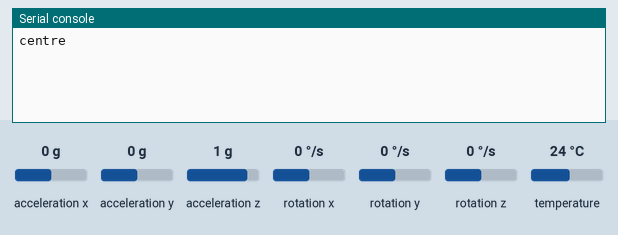
A program run on a simulated ESP32 board running MicroPython. Parts: the last lines printed to the serial console. Inputs (shaded band) come from the test bench; at power-on: acceleration x 0 g, acceleration y 0 g, acceleration z 1 g, rotation x 0 °/s, rotation y 0 °/s, rotation z 0 °/s, temperature 24 °C. Library files of the repository ran but are not shown: imu.py.

Above: at 1.4 s.
1.5 s: acceleration x set to -1.4 g
At 2.7 s:
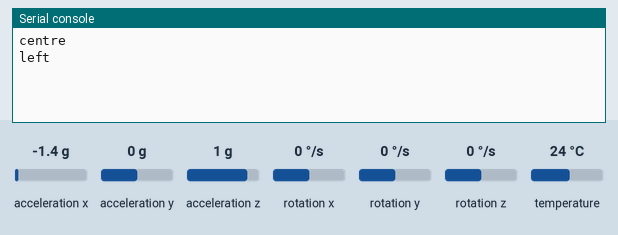
3.0 s: acceleration x set to 1.4 g
At 4.1 s:
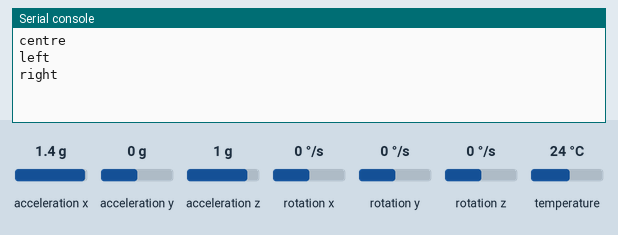

The program:

gyro.py
```python
from machine import Pin, SoftI2C
import ssd1306
from imu import MPU6050
from time import sleep

i2c = SoftI2C(scl=Pin(22), sda=Pin(23))

imu = MPU6050(i2c)

last_s = 0

while True:
    # read in analog value in v
    x = imu.accel.x
    y = imu.accel.y
    z = imu.accel.z
    xg = imu.gyro.x
    yg = imu.gyro.y
    zg = imu.gyro.z
    t = imu.temperature


    if -0.2 < x < 0.2 and -0.2 < y < 0.2:
        gyro_status = "centre"
    elif x > 0.4 and -0.2 < y < 0.2 :
        gyro_status = "right"
    elif x < -0.4 and -0.2 < y < 0.2:
        gyro_status = "left"
    elif y > 0.4 and -0.2 < x < 0.2:
        gyro_status = "front"
    elif y <-0.4 and -0.2 < x < 0.2:
        gyro_status = "behind"

    if last_s == gyro_status:
        pass
    else:
        print(gyro_status)
    last_s = gyro_status


    
```

Measured:
- after the input at 1.5 s, the serial console: prints a new line at once (image 1)
- after the input at 3.0 s, the serial console: prints a new line at once (image 2)
